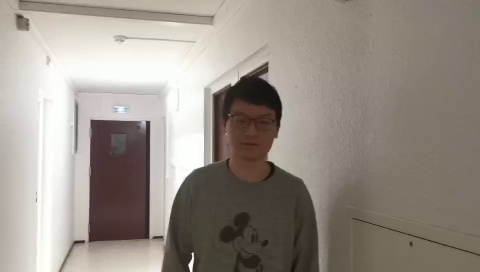
#> input picture frame/0003.jpg, 480 x 272 px, found by its file name; its folder holds 4 pictures in this run
$ python main.py   (older library calls are emulated)
#> lines starting #> are read from the running program, lines starting #| are printed output that depends on the picture
### Codes/utils.py
import numpy as np


def get_context(im, pos, sz, window):
    x = [pos[1] + i - (sz[1] / 2) for i in range(1, sz[1] + 1)]
    y = [pos[0] + j - (sz[0] / 2) for j in range(1, sz[0] + 1)]
    xs = np.floor(x)
    ys = np.floor(y)

    # for i in xs:
    #     if i < 1:
    #         i = 1
    xs[xs < 1] = 1

    # for j in ys:
    #     if j < 1:
    #         j = 1
    ys[ys < 1] = 1

    # for i in xs:
    #     if i > im.shape[1]:
    #         i = im.shape[1]
    xs[xs > im.shape[1]] = im.shape[1]

    # for j in ys:
    #     if j > im.shape[0]:
    #         j = im.shape[0]
    ys[ys > im.shape[0]] = im.shape[0]

    xs = xs.astype(np.int)
    ys = ys.astype(np.int)
    xs_min = xs.min()
    ys_min = ys.min()
    szx = sz[0]
    szy = sz[1]
    if ys[-1] + 1 - ys[0] == 240:
        out = im[ys[0] - 1:ys[-1], xs[0] - 1:xs[-1]]
    else:
        out = im[ys_min:(ys_min + szx), xs_min:(xs_min + szy)]
    out = out - np.mean(out)
    out = window * out

    return out

### Codes/main.py
import numpy as np
import os
import math
import cv2
from utils import get_context


# set path
path = '..\\frame'
# initialization
inistate = [221, 75, 61, 91]
pos = [inistate[1]+inistate[3]/2, inistate[0]+inistate[2]/2]
target_size = [inistate[3], inistate[2]]
target_size = np.array(target_size)
# parameters according to the paper
padding = 1
rho = 0.5
size_x = math.floor(target_size[0]*(1+padding))
size_y = math.floor(target_size[1]*(1+padding))
# parameters of scale update. See Eq.(15)
scale = 1
lam = 0.25
num = 8
# store pre-computed confidence map
alpha = 2.25
x = np.arange(1, size_x+1, 1) - np.floor(size_x/2)
y = np.arange(1, size_y+1, 1) - np.floor(size_y/2)
rs, cs = np.meshgrid(x, y)
rs_t = np.transpose(rs)
cs_t = np.transpose(cs)
dist = rs_t * rs_t + cs_t * cs_t
conf = np.exp(-0.5 / alpha * np.sqrt(dist))
conf = conf/np.sum(conf)
conf_fft = np.fft.fft2(conf)
# store pre-computed weight window
hamming_window = np.hamming(size_x).reshape(size_x, 1) * np.hanning(size_y).reshape(size_y, 1).transpose()
hamming_window = hamming_window.astype('double')
sigma = (target_size[0] + target_size[1])/2
window = hamming_window * np.exp(-0.5/(sigma*sigma)*dist)
window = hamming_window/window.sum()
#
files = os.listdir(path)
num_img = len(files)
maxconf = np.empty([num_img-1])
conftmp = []

for frame in range(1, num_img):
    sigma = sigma * scale
    window = hamming_window * np.exp(-0.5 / (sigma * sigma) * dist)
    window = hamming_window / window.sum()
    # load image
    img = cv2.imread(path + '\\' + files[frame-1])
#> img is the input picture: shape (272, 480, 3); mean B, G, R 135.3, 143.9, 152
    if img.shape[2] > 1:
        im = cv2.cvtColor(img, cv2.COLOR_BGR2GRAY)
    sz = [size_x, size_y]
    contextprior = get_context(im, pos, sz, window)
#> in get_context, `out = im[ys_min:(ys_min + szx), xs_min:(xs_min + szy)]`:
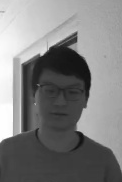
#> out: shape (182, 122); min 17, max 255, mean 127.4
#> in get_context, `out = window * out`:
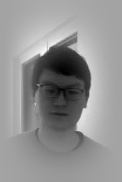
#> out: shape (182, 122) float64; min -0.0182, max 0.0103, mean -0.00187; drawn with min black and max white
    #
    if frame > 1:
        # calculate response of the confidence map at all locations
        confmap = np.fft.ifft2(Hstcf * np.fft.fft2(contextprior))
        confmap = np.real(confmap)
        #target location is at the maximum response
        [row, col] = np.unravel_index(np.argmax(confmap), confmap.shape)
        row = row + 1
        col = col + 1
        pos = [pos[0]-size_x/2+row, pos[1]-size_y/2+col]
        sz = [size_x, size_y]
        print('frame:', frame)
        # print('pos:', pos)
        # print('row:', row)
        # print('col:', col)
        contextprior = get_context(im, pos, sz, window)
        conftmp = np.fft.ifft2(Hstcf * np.fft.fft2(contextprior))
        conftmp = np.real(conftmp)
        maxconf[frame-2] = np.max(conftmp)

        # update scale by Eq.(15)
        if frame % (num + 2) == 0:
            scale_curr = 0
            for kk in range(1, num+1):
                scale_curr = scale_curr + np.sqrt(maxconf[frame-kk-1]/maxconf[frame-kk-2])
            scale = (1 - lam) * scale + lam * (scale_curr/num)

    # update the spatial context model h^sc in Eq.(9)
    sz = [size_x, size_y]
    contextprior = get_context(im, pos, sz, window)
    hscf = conf_fft / np.fft.fft2(contextprior + np.finfo(float).eps)
    # update the spatio-temporal context model by Eq.(12)
    if frame == 1:
        Hstcf = hscf
    else:
        # update the spatio-temporal context model H^stc by Eq.(12)
        Hstcf = (1 - rho) * Hstcf + rho * hscf

    # visualization
    target_size = target_size * scale
    pos_arr = np.array(pos)
    target_size_arr = np.array(target_size)
    rect_ori = np.flip((pos_arr - target_size_arr/2)) # origin of rectangle
    w = target_size[1]
    h = target_size[0]
    p1_x = int(rect_ori[0])
    p1_y = int(rect_ori[1])
    p2_x = int(p1_x + w)
    p2_y = int(p1_y + h)
    w = target_size[1]
    h = target_size[0]
    result = cv2.rectangle(img, (p1_x, p1_y), (p2_x, p2_y), (255, 0, 0), 2)
    result_resize = cv2.resize(result, None, fx=3, fy=3, interpolation=cv2.INTER_AREA)
    cv2.imshow('result', result_resize)
    cv2.waitKey(40)
#> pass 2 of the loop `for frame in range(1, num_img):`:
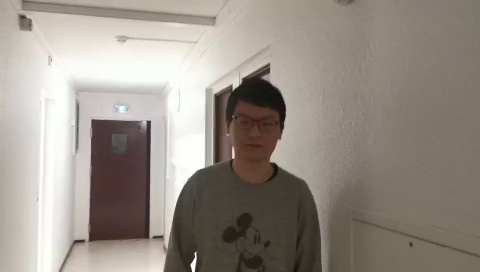
#> input picture frame/0009.jpg, 480 x 272 px, found by its file name
#> img is the input picture: shape (272, 480, 3); mean B, G, R 135.2, 144.1, 152
#> `[row, col] = np.unravel_index(np.argmax(confmap), confmap.shape)`: row = 91; col = 64
#> `row = row + 1`: row = 92
#> `col = col + 1`: col = 65
#> pos = [121.5, 255.5]
#> x = 122 values from 195.5 to 316.5
#> y = 182 values from 31.5 to 212.5
#> xs = 122 values from 195 to 316
#> ys = 182 values from 31 to 212
#> xs_min = 195
#> ys_min = 31
#> in get_context (call 4), `out = window * out`:
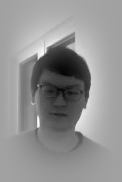
#> out: shape (182, 122) float64; min -0.0185, max 0.0107, mean -0.0018; drawn with min black and max white
#> `conftmp = np.real(conftmp)`:
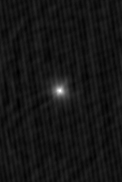
#> conftmp: shape (182, 122) float64; min -0.000582, max 0.00662, mean 4.33e-05; drawn with min black and max white
#> pos_arr = [121.5, 255.5]
#> rect_ori = [225, 76]
#> p1_x = 225
#> p1_y = 76
#> p2_x = 286
#> p2_y = 167
#> pass 3 of the loop `for frame in range(1, num_img):`:
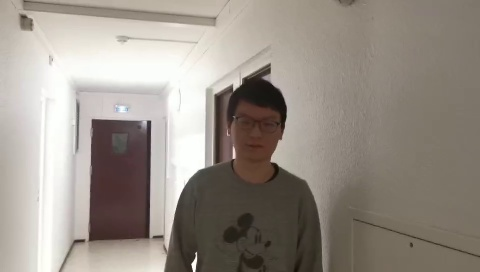
#> input picture frame/0010.jpg, 480 x 272 px, found by its file name
#> img is the input picture: shape (272, 480, 3); mean B, G, R 135.6, 144.4, 152.4
#> `confmap = np.real(confmap)`:
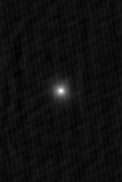
#> confmap: shape (182, 122) float64; min -0.000407, max 0.00669, mean 4.44e-05; drawn with min black and max white
#> `[row, col] = np.unravel_index(np.argmax(confmap), confmap.shape)`: row = 90; col = 61
#> `row = row + 1`: row = 91
#> `col = col + 1`: col = 62
#> pos = [121.5, 256.5]
#> x = 122 values from 196.5 to 317.5
#> xs = 122 values from 196 to 317
#> xs_min = 196
#> in get_context (call 7), `out = im[ys_min:(ys_min + szx), xs_min:(xs_min + szy)]`:
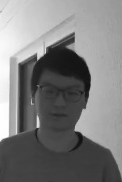
#> out: shape (182, 122); min 16, max 255, mean 125.7
#> pos_arr = [121.5, 256.5]
#> rect_ori = [226, 76]
#> p1_x = 226
#> p2_x = 287
